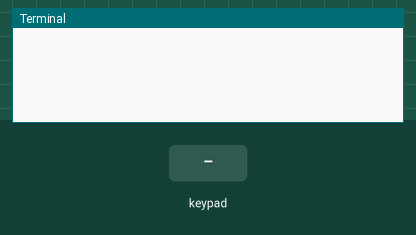
The program below on a simulated Raspberry Pi (BCM pin numbers). Shown: the last lines printed to the terminal. The inputs (shaded band) are chosen by the test bench.

Above: at 1.2 s.
1.3 s: key '1' pressed
At 2.4 s:
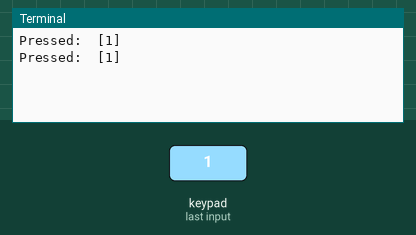
2.8 s: keypad keys 1 2 # pressed 0.4 s apart
At 4.2 s:
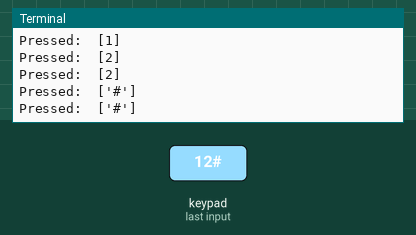
5.5 s: key 'A' pressed
At 6.7 s:
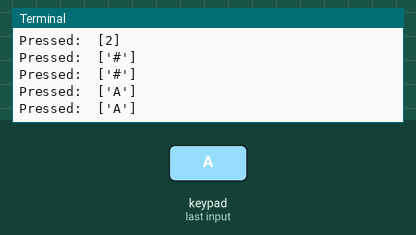
7.0 s: keypad keys 1 2 * pressed 0.4 s apart
At 8.6 s:
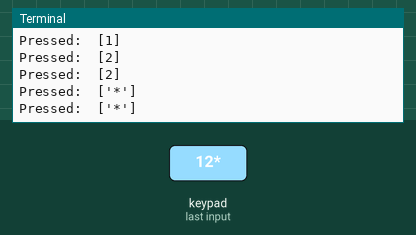
9.7 s: key 'B' pressed
At 10.9 s:
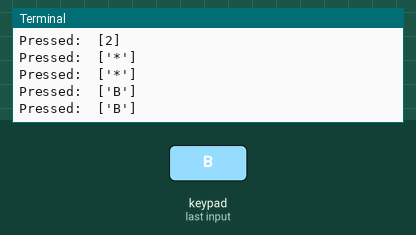
11.2 s: keypad keys 1 2 D pressed 0.4 s apart
At 13.0 s:
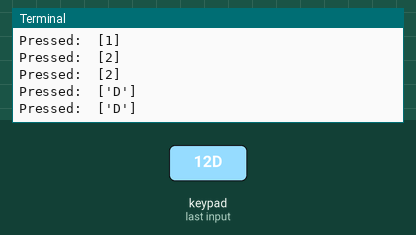

Measured:
- after the input at 1.3 s, the terminal: prints a new line at once (image 1)
- after the input at 2.8 s, the terminal: prints a new line after 0.40 s (image 2)
- after the input at 5.5 s, the terminal: prints a new line at once (image 3)
- after the input at 7.0 s, the terminal: prints a new line at once (image 4)
- after the input at 9.7 s, the terminal: prints a new line at once (image 5)
- after the input at 11.2 s, the terminal: prints a new line at once (image 6)

The program:

keypad.py
```python
# Importation des librairies

import time
import digitalio
import board
import adafruit_matrixkeypad

# Definitions des pin et touches

rows = [digitalio.DigitalInOut(x) for x in (board.D18, board.D23, board.D24, board.D25)]
cols = [digitalio.DigitalInOut(x) for x in (board.D10, board.D22, board.D27, board.D17)]
keys = ((1, 2, 3, 'A'),
        (4, 5, 6, 'B'),
        (7, 8, 9, 'C'),
        ('*', 0, '#', 'D'))

# Initialisation de la matrice

keypad = adafruit_matrixkeypad.Matrix_Keypad(rows, cols, keys)

# Impression des touches a l'ecran

while True:
    keys = keypad.pressed_keys
    if keys:
        print("Pressed: ", keys)
        time.sleep(0.1)
```
